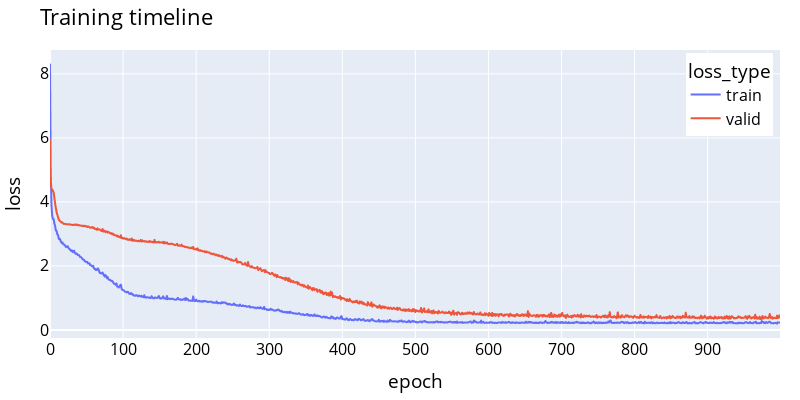

Here is the notebook cell this chart was saved with:
### Code cell
fig = px.line(reg_df, x='epoch', y='loss',
              color='loss_type', title='Training timeline', width=800, height=400)
fig.update_layout(paper_bgcolor='#FFFFFF', font={'color': 'black', 'size': 16}, legend=dict(
    yanchor="top",
    y=0.99,
    xanchor="right",
    x=0.99
), margin=dict(l=20, r=20, t=50, b=20))

### Figure 1 — Plotly figure (JSON) as saved in the notebook; plotly's stock layout.template omitted (floating-point values rounded to 4 significant figures; data arrays with more than 128 entries replaced by an {"elided": "..."} marker saying what was removed)
{"data": [{"hovertemplate": "loss_type=train<br>epoch=%{x}<br>loss=%{y}<extra></extra>", "legendgroup": "train", "line": {"color": "#636efa", "dash": "solid"}, "marker": {"symbol": "circle"}, "mode": "lines", "name": "train", "showlegend": true, "type": "scattergl", "x": {"elided": "1000 int values"}, "xaxis": "x", "y": {"elided": "1000 float values"}, "yaxis": "y"}, {"hovertemplate": "loss_type=valid<br>epoch=%{x}<br>loss=%{y}<extra></extra>", "legendgroup": "valid", "line": {"color": "#EF553B", "dash": "solid"}, "marker": {"symbol": "circle"}, "mode": "lines", "name": "valid", "showlegend": true, "type": "scattergl", "x": {"elided": "1000 int values"}, "xaxis": "x", "y": {"elided": "1000 float values"}, "yaxis": "y"}], "layout": {"font": {"color": "black", "size": 16}, "height": 400, "legend": {"title": {"text": "loss_type"}, "tracegroupgap": 0, "x": 0.99, "xanchor": "right", "y": 0.99, "yanchor": "top"}, "margin": {"b": 20, "l": 20, "r": 20, "t": 50}, "paper_bgcolor": "#FFFFFF", "title": {"text": "Training timeline"}, "width": 800, "xaxis": {"anchor": "y", "domain": [0, 1], "title": {"text": "epoch"}}, "yaxis": {"anchor": "x", "domain": [0, 1], "title": {"text": "loss"}}}}
